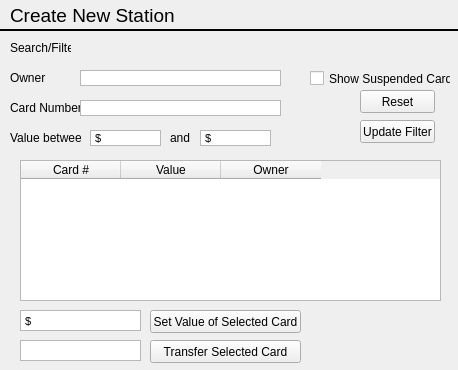
<?xml version="1.0" encoding="UTF-8"?>
<ui version="4.0">
 <class>Form</class>
 <widget class="QWidget" name="Form">
  <property name="geometry">
   <rect>
    <x>0</x>
    <y>0</y>
    <width>458</width>
    <height>370</height>
   </rect>
  </property>
  <property name="windowTitle">
   <string>Form</string>
  </property>
  <widget class="QLabel" name="frameLabelTop">
   <property name="geometry">
    <rect>
     <x>10</x>
     <y>0</y>
     <width>211</width>
     <height>31</height>
    </rect>
   </property>
   <property name="font">
    <font>
     <pointsize>14</pointsize>
    </font>
   </property>
   <property name="autoFillBackground">
    <bool>false</bool>
   </property>
   <property name="styleSheet">
    <string notr="true">QLabel {background-color: transparent}</string>
   </property>
   <property name="text">
    <string>Create New Station</string>
   </property>
  </widget>
  <widget class="Line" name="line">
   <property name="windowModality">
    <enum>Qt::ApplicationModal</enum>
   </property>
   <property name="geometry">
    <rect>
     <x>0</x>
     <y>20</y>
     <width>461</width>
     <height>20</height>
    </rect>
   </property>
   <property name="maximumSize">
    <size>
     <width>16777215</width>
     <height>16777215</height>
    </size>
   </property>
   <property name="font">
    <font>
     <pointsize>8</pointsize>
    </font>
   </property>
   <property name="mouseTracking">
    <bool>true</bool>
   </property>
   <property name="autoFillBackground">
    <bool>false</bool>
   </property>
   <property name="styleSheet">
    <string notr="true">Line {backgournd-color: none;}</string>
   </property>
   <property name="frameShadow">
    <enum>QFrame::Plain</enum>
   </property>
   <property name="lineWidth">
    <number>2</number>
   </property>
   <property name="orientation">
    <enum>Qt::Horizontal</enum>
   </property>
  </widget>
  <widget class="QLabel" name="label">
   <property name="geometry">
    <rect>
     <x>10</x>
     <y>40</y>
     <width>61</width>
     <height>16</height>
    </rect>
   </property>
   <property name="text">
    <string>Search/Filter</string>
   </property>
  </widget>
  <widget class="QLabel" name="label_2">
   <property name="geometry">
    <rect>
     <x>10</x>
     <y>70</y>
     <width>41</width>
     <height>16</height>
    </rect>
   </property>
   <property name="text">
    <string>Owner</string>
   </property>
  </widget>
  <widget class="QLabel" name="label_3">
   <property name="geometry">
    <rect>
     <x>10</x>
     <y>100</y>
     <width>71</width>
     <height>16</height>
    </rect>
   </property>
   <property name="text">
    <string>Card Number</string>
   </property>
  </widget>
  <widget class="QLabel" name="label_4">
   <property name="geometry">
    <rect>
     <x>10</x>
     <y>130</y>
     <width>71</width>
     <height>16</height>
    </rect>
   </property>
   <property name="text">
    <string>Value between</string>
   </property>
  </widget>
  <widget class="QTextEdit" name="textEdit">
   <property name="geometry">
    <rect>
     <x>80</x>
     <y>70</y>
     <width>201</width>
     <height>16</height>
    </rect>
   </property>
   <property name="verticalScrollBarPolicy">
    <enum>Qt::ScrollBarAlwaysOff</enum>
   </property>
   <property name="html">
    <string>&lt;!DOCTYPE HTML PUBLIC &quot;-//W3C//DTD HTML 4.0//EN&quot; &quot;http://www.w3.org/TR/REC-html40/strict.dtd&quot;&gt;
&lt;html&gt;&lt;head&gt;&lt;meta name=&quot;qrichtext&quot; content=&quot;1&quot; /&gt;&lt;style type=&quot;text/css&quot;&gt;
p, li { white-space: pre-wrap; }
&lt;/style&gt;&lt;/head&gt;&lt;body style=&quot; font-family:'MS Shell Dlg 2'; font-size:8.25pt; font-weight:400; font-style:normal;&quot;&gt;
&lt;p style=&quot;-qt-paragraph-type:empty; margin-top:0px; margin-bottom:0px; margin-left:0px; margin-right:0px; -qt-block-indent:0; text-indent:0px;&quot;&gt;&lt;br /&gt;&lt;/p&gt;&lt;/body&gt;&lt;/html&gt;</string>
   </property>
  </widget>
  <widget class="QTextEdit" name="textEdit_2">
   <property name="geometry">
    <rect>
     <x>80</x>
     <y>100</y>
     <width>201</width>
     <height>16</height>
    </rect>
   </property>
   <property name="verticalScrollBarPolicy">
    <enum>Qt::ScrollBarAlwaysOff</enum>
   </property>
  </widget>
  <widget class="QTextEdit" name="textEdit_3">
   <property name="geometry">
    <rect>
     <x>90</x>
     <y>130</y>
     <width>71</width>
     <height>16</height>
    </rect>
   </property>
   <property name="verticalScrollBarPolicy">
    <enum>Qt::ScrollBarAlwaysOff</enum>
   </property>
   <property name="html">
    <string>&lt;!DOCTYPE HTML PUBLIC &quot;-//W3C//DTD HTML 4.0//EN&quot; &quot;http://www.w3.org/TR/REC-html40/strict.dtd&quot;&gt;
&lt;html&gt;&lt;head&gt;&lt;meta name=&quot;qrichtext&quot; content=&quot;1&quot; /&gt;&lt;style type=&quot;text/css&quot;&gt;
p, li { white-space: pre-wrap; }
&lt;/style&gt;&lt;/head&gt;&lt;body style=&quot; font-family:'MS Shell Dlg 2'; font-size:8.25pt; font-weight:400; font-style:normal;&quot;&gt;
&lt;p style=&quot; margin-top:0px; margin-bottom:0px; margin-left:0px; margin-right:0px; -qt-block-indent:0; text-indent:0px;&quot;&gt;$&lt;/p&gt;&lt;/body&gt;&lt;/html&gt;</string>
   </property>
  </widget>
  <widget class="QTextEdit" name="textEdit_4">
   <property name="geometry">
    <rect>
     <x>200</x>
     <y>130</y>
     <width>71</width>
     <height>16</height>
    </rect>
   </property>
   <property name="verticalScrollBarPolicy">
    <enum>Qt::ScrollBarAlwaysOff</enum>
   </property>
   <property name="html">
    <string>&lt;!DOCTYPE HTML PUBLIC &quot;-//W3C//DTD HTML 4.0//EN&quot; &quot;http://www.w3.org/TR/REC-html40/strict.dtd&quot;&gt;
&lt;html&gt;&lt;head&gt;&lt;meta name=&quot;qrichtext&quot; content=&quot;1&quot; /&gt;&lt;style type=&quot;text/css&quot;&gt;
p, li { white-space: pre-wrap; }
&lt;/style&gt;&lt;/head&gt;&lt;body style=&quot; font-family:'MS Shell Dlg 2'; font-size:8.25pt; font-weight:400; font-style:normal;&quot;&gt;
&lt;p style=&quot; margin-top:0px; margin-bottom:0px; margin-left:0px; margin-right:0px; -qt-block-indent:0; text-indent:0px;&quot;&gt;$&lt;/p&gt;&lt;/body&gt;&lt;/html&gt;</string>
   </property>
  </widget>
  <widget class="QLabel" name="label_6">
   <property name="geometry">
    <rect>
     <x>170</x>
     <y>130</y>
     <width>21</width>
     <height>16</height>
    </rect>
   </property>
   <property name="text">
    <string>and</string>
   </property>
  </widget>
  <widget class="QTableWidget" name="tableWidget">
   <property name="geometry">
    <rect>
     <x>20</x>
     <y>160</y>
     <width>421</width>
     <height>141</height>
    </rect>
   </property>
   <column>
    <property name="text">
     <string>Card #</string>
    </property>
   </column>
   <column>
    <property name="text">
     <string>Value</string>
    </property>
   </column>
   <column>
    <property name="text">
     <string>Owner</string>
    </property>
   </column>
  </widget>
  <widget class="QCheckBox" name="checkBox">
   <property name="geometry">
    <rect>
     <x>310</x>
     <y>70</y>
     <width>141</width>
     <height>17</height>
    </rect>
   </property>
   <property name="text">
    <string>Show Suspended Cards</string>
   </property>
  </widget>
  <widget class="QPushButton" name="pushButton">
   <property name="geometry">
    <rect>
     <x>360</x>
     <y>90</y>
     <width>75</width>
     <height>23</height>
    </rect>
   </property>
   <property name="text">
    <string>Reset</string>
   </property>
  </widget>
  <widget class="QPushButton" name="pushButton_2">
   <property name="geometry">
    <rect>
     <x>360</x>
     <y>120</y>
     <width>75</width>
     <height>23</height>
    </rect>
   </property>
   <property name="text">
    <string>Update Filter</string>
   </property>
  </widget>
  <widget class="QTextEdit" name="textEdit_5">
   <property name="geometry">
    <rect>
     <x>20</x>
     <y>310</y>
     <width>121</width>
     <height>21</height>
    </rect>
   </property>
   <property name="verticalScrollBarPolicy">
    <enum>Qt::ScrollBarAlwaysOff</enum>
   </property>
   <property name="html">
    <string>&lt;!DOCTYPE HTML PUBLIC &quot;-//W3C//DTD HTML 4.0//EN&quot; &quot;http://www.w3.org/TR/REC-html40/strict.dtd&quot;&gt;
&lt;html&gt;&lt;head&gt;&lt;meta name=&quot;qrichtext&quot; content=&quot;1&quot; /&gt;&lt;style type=&quot;text/css&quot;&gt;
p, li { white-space: pre-wrap; }
&lt;/style&gt;&lt;/head&gt;&lt;body style=&quot; font-family:'MS Shell Dlg 2'; font-size:8.25pt; font-weight:400; font-style:normal;&quot;&gt;
&lt;p style=&quot; margin-top:0px; margin-bottom:0px; margin-left:0px; margin-right:0px; -qt-block-indent:0; text-indent:0px;&quot;&gt;$&lt;/p&gt;&lt;/body&gt;&lt;/html&gt;</string>
   </property>
  </widget>
  <widget class="QTextEdit" name="textEdit_6">
   <property name="geometry">
    <rect>
     <x>20</x>
     <y>340</y>
     <width>121</width>
     <height>21</height>
    </rect>
   </property>
   <property name="verticalScrollBarPolicy">
    <enum>Qt::ScrollBarAlwaysOff</enum>
   </property>
   <property name="html">
    <string>&lt;!DOCTYPE HTML PUBLIC &quot;-//W3C//DTD HTML 4.0//EN&quot; &quot;http://www.w3.org/TR/REC-html40/strict.dtd&quot;&gt;
&lt;html&gt;&lt;head&gt;&lt;meta name=&quot;qrichtext&quot; content=&quot;1&quot; /&gt;&lt;style type=&quot;text/css&quot;&gt;
p, li { white-space: pre-wrap; }
&lt;/style&gt;&lt;/head&gt;&lt;body style=&quot; font-family:'MS Shell Dlg 2'; font-size:8.25pt; font-weight:400; font-style:normal;&quot;&gt;
&lt;p style=&quot;-qt-paragraph-type:empty; margin-top:0px; margin-bottom:0px; margin-left:0px; margin-right:0px; -qt-block-indent:0; text-indent:0px;&quot;&gt;&lt;br /&gt;&lt;/p&gt;&lt;/body&gt;&lt;/html&gt;</string>
   </property>
  </widget>
  <widget class="QPushButton" name="pushButton_3">
   <property name="geometry">
    <rect>
     <x>150</x>
     <y>310</y>
     <width>151</width>
     <height>23</height>
    </rect>
   </property>
   <property name="text">
    <string>Set Value of Selected Card</string>
   </property>
  </widget>
  <widget class="QPushButton" name="pushButton_4">
   <property name="geometry">
    <rect>
     <x>150</x>
     <y>340</y>
     <width>151</width>
     <height>23</height>
    </rect>
   </property>
   <property name="text">
    <string>Transfer Selected Card</string>
   </property>
  </widget>
 </widget>
 <resources/>
 <connections/>
</ui>
